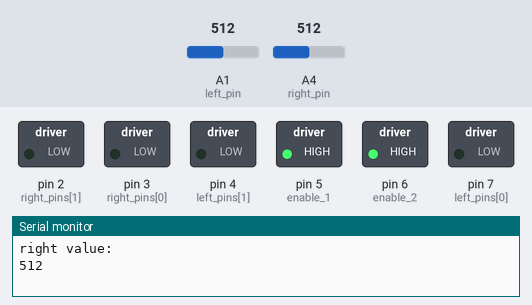
Simulated run of this sketch. Board: Arduino Uno, built with avr-gcc and run on an emulated ATmega328P. Shown: switched loads named in the sketch (green lamp = pin HIGH), the last lines printed to the serial monitor. The inputs (shaded band) are chosen by the test bench; at power-on: A4 (right_pin) = 512, A1 (left_pin) = 512.

Above: at 2.2 s.
2.3 s: A4 (right_pin) set to 551
At 5.2 s:
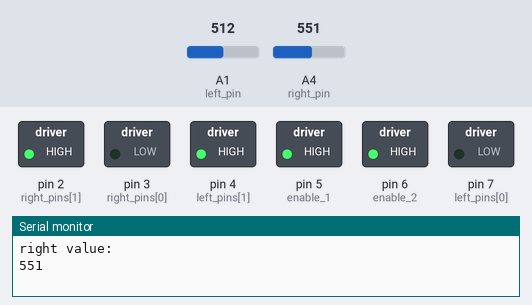
5.5 s: A1 (left_pin) set to 498
At 7.7 s:
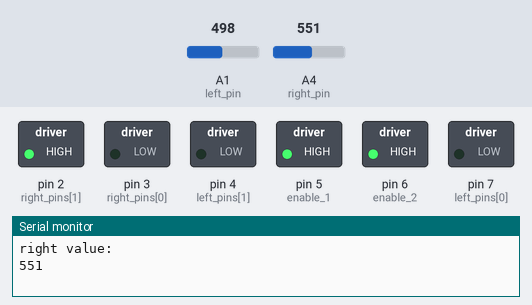
8.5 s: A1 (left_pin) set to 511
At 11.2 s:
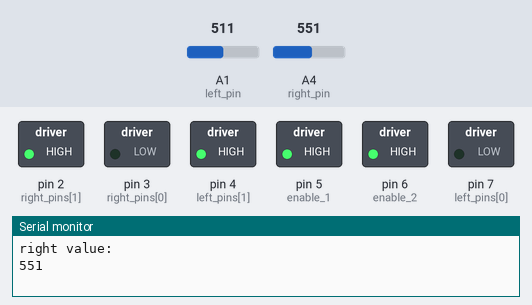
11.5 s: A4 (right_pin) set to 530
At 13.7 s:
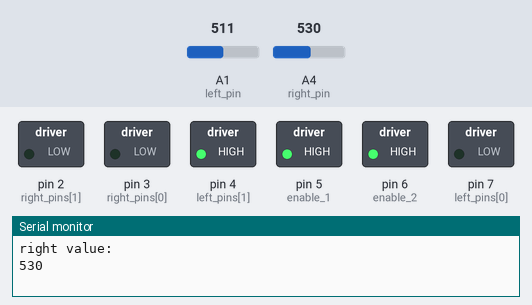
14.5 s: A4 (right_pin) set to 550
At 17.3 s:
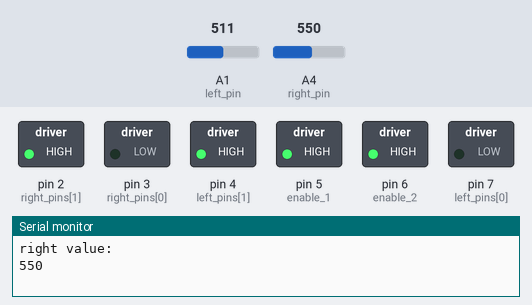
Timing chart, 0 to 18.5 s (numbered marks = the images above; inputs shaded):
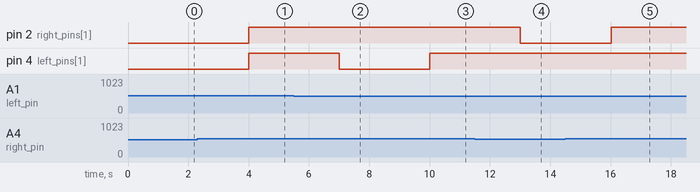

Measured:
- the behaviour switches between 539 and 540 on A4 (right_pin) (found by bisection; images 0 and 1)
- the behaviour switches between 510 and 509 on A1 (left_pin) (found by bisection; images 1 and 2)
- after the input at 2.3 s, pin 2 (right_pins[1]), pin 4 (left_pins[1]): LOW → HIGH after 1.7 s
- after the input at 5.5 s, pin 4 (left_pins[1]): HIGH → LOW after 1.5 s
- after the input at 8.5 s, pin 4 (left_pins[1]): LOW → HIGH after 1.5 s
- after the input at 11.5 s, pin 2 (right_pins[1]): HIGH → LOW after 1.5 s
- after the input at 14.5 s, pin 2 (right_pins[1]): LOW → HIGH after 1.5 s

The sketch:

Line_Following-1.ino
```cpp
/*Using Photo Sensors to Control Differential Steering

white left range: 420-430
white right range: 420-430
left black range: 330-350
right black range: 340-360
red left range: 390-400
red right range: 370-390
*/

int left_pins[] = {7,4};
int right_pins[] = {3,2};

const int enable_2 = 6;
const int enable_1 = 5;


const int min_PWM = 64;
const int max_PWM = 128;

const int left_pin = A1;
const int right_pin = A4;

int j = 0;

void setup()
{
  Serial.begin(9600);
  delay(1000);

  for(int i = 0; i < 2; i++)
  {
    pinMode(left_pins[i],OUTPUT);
    pinMode(right_pins[i],OUTPUT);
  }

  analogWrite(enable_2,255);
  analogWrite(enable_1,255);


}

void loop()
{

  int left_val = analogRead(left_pin);
  int right_val = analogRead(right_pin);

  Serial.println("left value: ");
  Serial.println(left_val);
  Serial.println(' ');

  Serial.println("right value: ");
  Serial.println(right_val);
  Serial.println(' ');
  delay(1000);

  if(left_val < 510 && right_val > 540)
  {

    Turn_left_off();
  }

  else if(right_val < 540 && left_val > 510)
  {

    Turn_right_off();
  }

  else if(right_val < 540 && left_val < 510)
  {
    j++;

    Serial.print("You have now passed ");
    Serial.print(j);
    Serial.println(" lines");
    Drive_fwd();
  }

  else
  {
    Drive_fwd();
  }

  /*while(j==6)
    {

      STOP();
    }*/


}

void Drive_fwd()
{
  Serial.println("Driving Forward");
  digitalWrite(left_pins[0],LOW);
  digitalWrite(left_pins[1],HIGH);
  digitalWrite(right_pins[0],LOW);
  digitalWrite(right_pins[1],HIGH);
}

void Drive_bwd()
{

  digitalWrite(left_pins[0],HIGH);
  digitalWrite(left_pins[1],LOW);
  digitalWrite(right_pins[0],HIGH);
  digitalWrite(right_pins[1],LOW);
  Serial.println("Driving Backward");
}

void Turn_left_off()
{

  digitalWrite(left_pins[0],LOW);
  digitalWrite(left_pins[1],LOW);
  //analogWrite(enable_1,30);
  Serial.println("Turning Left off");
  //change pwm instead of turning off motor completely
}

void Turn_right_off()
{
  digitalWrite(right_pins[0],LOW);
  digitalWrite(right_pins[1],LOW);
  Serial.println("Turning Right off");
  //analogWrite(enable_2,30);
}

void STOP()
{
  digitalWrite(left_pins[0],LOW);
  digitalWrite(left_pins[1],LOW);
  digitalWrite(right_pins[0],LOW);
  digitalWrite(right_pins[1],LOW);
  Serial.println("STOPPING!");
}
```
